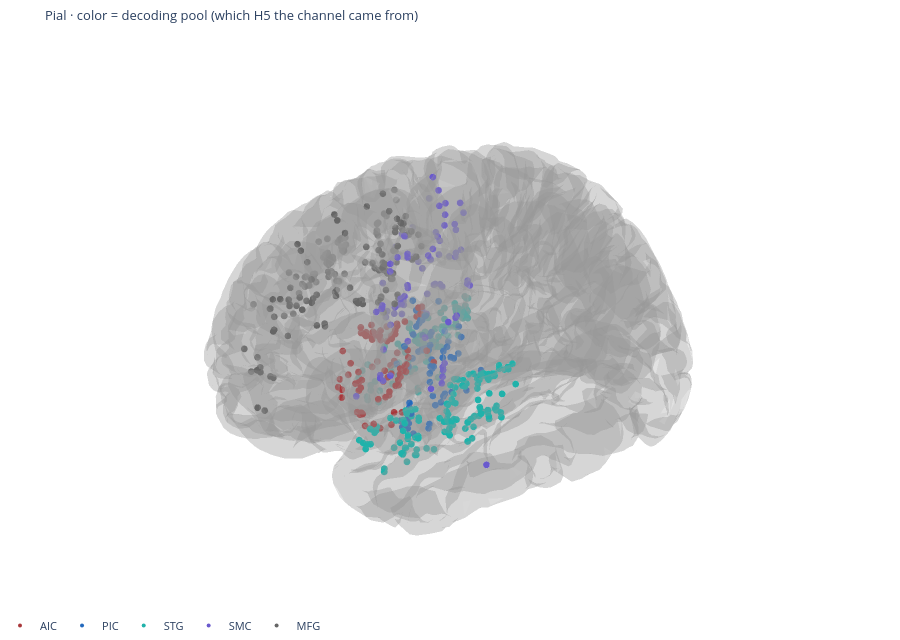

This figure's notebook cell:
### Markdown cell above
## Pial (not inflated)

Same electrodes and the same decoding-pool colors, on the real
cortical surface.

### Code cell
fig = show_interactive_brain(
    ready,
    color_col="decode_roi",
    color_map=ROI_COLOR,
    title="Pial · color = decoding pool (which H5 the channel came from)",
    html_name="lexicality_electrodes_pial_by_decode_roi.html",
    surface="pial",
)
